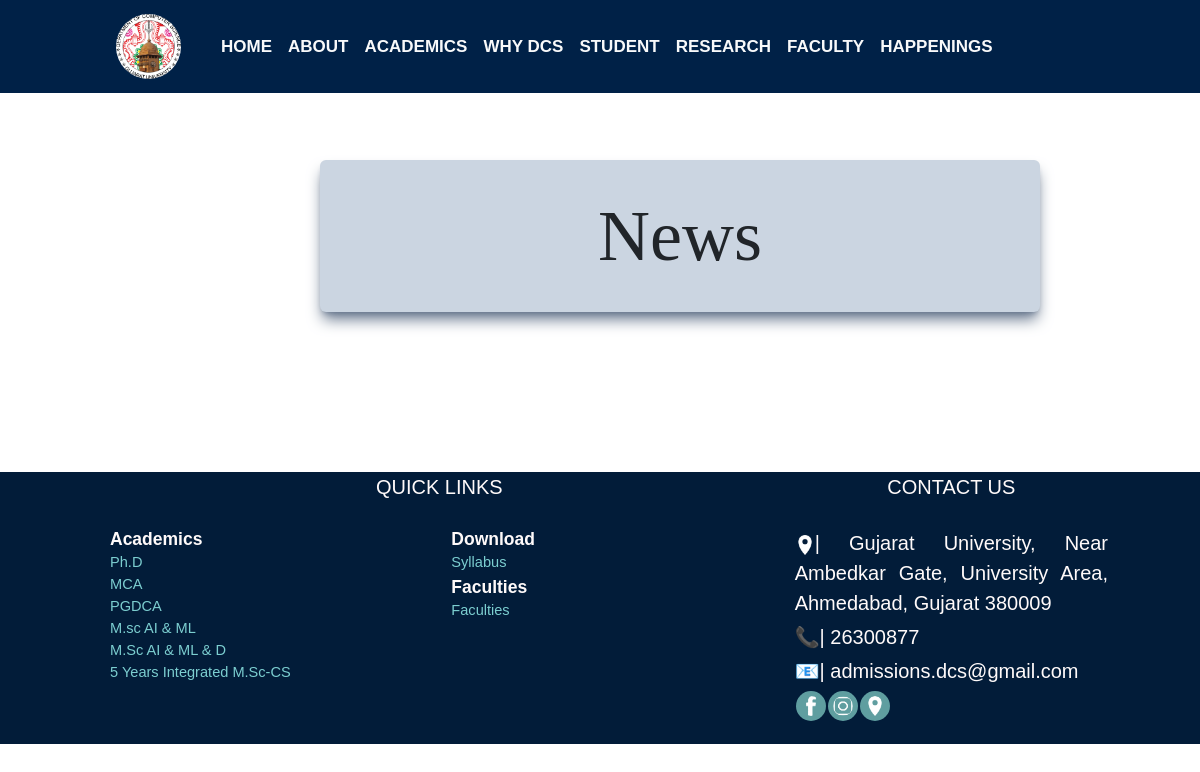
The page /Department/news.php on the database as committed earlier.
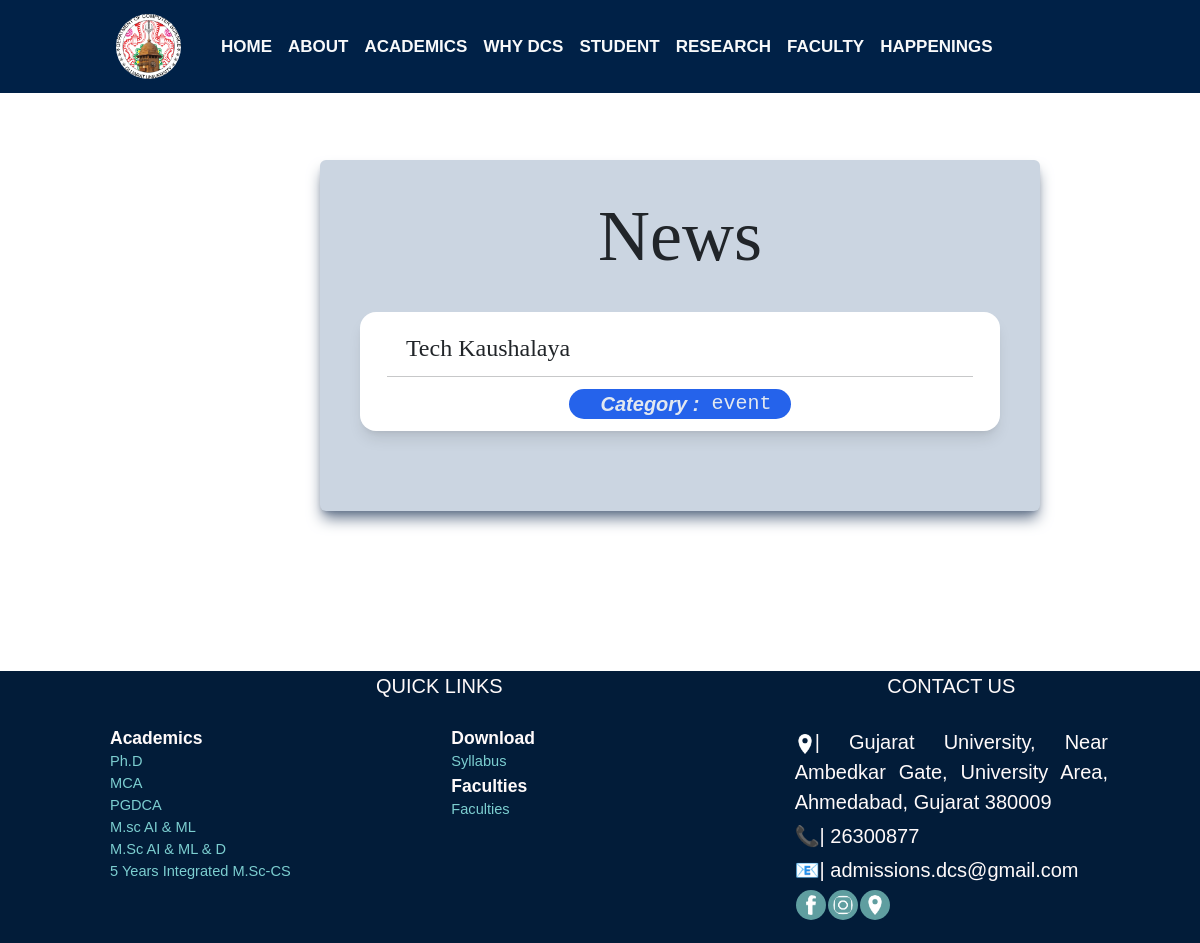
The same page on the database as committed later.
### tables this page shows
CREATE TABLE `news` (
  `news_id` int(11) NOT NULL,
  `news_title` varchar(50) DEFAULT NULL,
  `news_description` text DEFAULT NULL,
  `expire_date` date NOT NULL,
  `news_category_id` int(11) NOT NULL
);

CREATE TABLE `news_category` (
  `news_category_id` int(11) NOT NULL,
  `news_category_type` varchar(50) DEFAULT NULL
);

### Department/news.php (the view, shortened to what this page needs)
<!DOCTYPE html>
<html lang="en">
<head>
    <link rel="stylesheet" href="./links/bs5/bs.min.css">
    <link rel="stylesheet" href="./links/css/tw.css">
    <?php include "links/include/link.php" ?>
</head>
<body>
    <?php include "links/include/header.php" ?>
    <div class=" tw-bg-slate-300 tw-shadow-lg tw-shadow-slate-500 tw-w-3/5 tw-mx-80 tw-p-10 tw-rounded-md tw-m-40" data-aos="flip-left" data-aos-easing="ease-out-cubic" data-aos-duration="3000">
        <div class=" tw-text-center tw-capitalize tw-text-7xl first-letter:tw-font-serif" style="font-family: Brush Script MT;">News </div>
        <?php
        $dns = "mysql:host=localhost;dbname=dcsdb";
        $user = "root";
        $dataBase = new PDO($dns, $user, "");
        $query = "select ns.news_id, ns.news_title, ns.news_description, ns.expire_date, nsc.news_category_type from news ns inner join news_category nsc on ns.news_category_id = nsc.news_category_id order by ns.news_id desc;";
        $resultQuery = $dataBase->prepare($query);
        $resultQuery->execute();
        $rows = $resultQuery->fetchall(PDO::FETCH_ASSOC);
        foreach ($rows as $row) {
        ?>
            <button type="button" style="width:100%" data-bs-toggle="modal" data-bs-target="#modalId<?php echo $row['news_id']; ?>">
                <div class=" tw-flex-col tw-flex tw-h-26 tw-bg-white tw-rounded-2xl tw-my-10 tw-shadow-lg text-dark">
                    <div class="tw-flex tw-flex-row">
                        <div class=" tw-w-2/5 tw-mt-5 tw-items-start tw-font-serif tw-text-2xl">
                            <?php
                            echo $row['news_title'];
                            ?>
                        </div>
                    </div>
                    <hr class=" tw-border-black tw-mx-auto tw-block tw-w-11/12 tw-mt-3">
                    <div class=" tw-flex tw-flex-row tw-my-3 tw-mx-auto tw-bg-blue-600 tw-text-slate-200 tw-px-5 tw-rounded-2xl">
                        <i class=" tw-font-bold tw-mx-3">Category&nbsp;:</i>
                        <div class=" tw-font-mono">
                            <?php
                            echo $row['news_category_type'];
                            ?>
                        </div>
                    </div>
                </div>
            </button>
        <?php
        }
        ?>
    </div>
    <?php include "links/include/footer.php" ?>
</body>
</html>

### Department/links/include/link.php (shortened to what this page needs)
<?php
echo '
<script src="https://ajax.googleapis.com/ajax/libs/jquery/3.6.3/jquery.min.js"></script>
<link rel="stylesheet" href="https://cdnjs.cloudflare.com/ajax/libs/font-awesome/4.7.0/css/font-awesome.min.css">
<script src="https://kit.fontawesome.com/a076d05399.js"></script>
<link rel="stylesheet" href="links/bs5/bootstrap.min.css">
<script src="links/bs5/bootstrap.bundle.min.js"></script>
<link rel="stylesheet" href="./links/css/main.css">
<link rel="stylesheet" href="./links/css/output.css">
<link rel="stylesheet" href="./links/css/global.css">
<title>Depart. of Computer science</title>
<script src="https://unpkg.com/aos@2.3.1/dist/aos.js"></script>
<link href="https://unpkg.com/aos@2.3.1/dist/aos.css" rel="stylesheet">
<link rel="shortcut icon" href="image/logos/logo.webp" type="image/png">
<script>
  AOS.init();
</script>
';

### Department/links/include/header.php (shortened to what this page needs)
<?php
echo ' <nav class="navbar navbar-expand-sm navbar-dark " id="back-color">
        <div class="container flex-start">
            <a class="navbar-brand" href="home.php">
                <img src="image/logos/logo1.webp" alt="Avatar Logo" style="width:65px;border-radius: 50%;">
            </a>
            <button class="navbar-toggler d-lg-none" type="button" style="color: aliceblue;" data-bs-toggle="collapse"
                data-bs-target="#collapsibleNavId" aria-controls="collapsibleNavId" aria-expanded="false"
                aria-label="Toggle navigation">
                <span class="navbar-toggler-icon"></span>
            </button>
            <div class="collapse navbar-collapse" id="collapsibleNavId">
                <ul class="mt-2 navbar-nav me-auto mt-lg-0">
                    <li class="nav-item">
                    <a class="nav-link text-light" href="home.php"><b>HOME</b></a>
                    </li>
                    <li class="nav-item">
                        <a class="nav-link text-light" href="about.php"><b>ABOUT</b></a>
                        <ul>
                            <li><a href="mission&vision.php">Mission & Vision</a></li>
                            <li><a href="#">EPG Pathshala modules</a></li>
                            <li><a href="feedback.php">Feedback system</a></li>
                            <li><a href="student_diversity.php">Catering to Student Diversity</a></li>
                            <li><a href="mentor_mentee.php">Mentor Mentee system</a></li>
                            <li><a href="#">Professional Memberships</a></li>
                        </ul>
                    </li>
                    <li class="nav-item">
                        <a class="nav-link text-light" href="academics.php"><b>ACADEMICS</b></a>
                        <ul>';
echo '</ul>
                    </li>
                    <li class="nav-item">
                        <a class="nav-link text-light" href="event.php"><b>WHY DCS</b></a>
                        <ul>
                            <li><a href="#">State of Art Infrastructure</a></li>
                            <li><a href="placement.php">100% placements</a></li>
                            <li><a href="no_one.php">No 1 in gujarat</a></li>
                            <li><a href="#">Availability of HPC systems</a></li>
                        </ul>
                    </li>
                    <li class="nav-item">
                        <a class="nav-link text-light" href="event.php"><b>STUDENT</b></a>
                        <ul>
                            <li><a href="#">syllabus</a></li>
                            <li><a href="#">results</a></li>
                            <li><a href="#">old papers</a></li>
                        </ul>
                    </li>
                    <li class="nav-item">
                        <a class="nav-link text-light" href="faculty.php"><b>RESEARCH</b></a>
                        <ul>
                            <li><a href="#">projects ongoing</a></li>
                            <li><a href="#">collaborations</a></li>
                            <li><a href="#">research outcomes</a></li>
                            <li><a href="#">awards</a></li>
                        </ul>
                    </li>
                    <li class="nav-item">
                        <a class="nav-link text-light" href="https://www.gujaratuniversity.ac.in/details/18"><b>FACULTY</b></a>
                    </li>
                 <!--  <li class="nav-item">
                        <a class="nav-link text-light" href="broucher.php"><b>COURSES</b></a>
                    </li>-->
                    <li class="nav-item">
                        <a class="nav-link text-light" href="#"><b>HAPPENINGS</b></a>
                        <ul>
                            <li><a href="news.php">News</a></li>
                            <li><a href="event.php">Events</a></li>
                            <li><a href="#">Circular</a></li>
                            <li><a href="#">gallary</a></li>
                        </ul>
                    </li>
</nav>
';
?>

### Department/links/include/footer.php (shortened to what this page needs)
<?php
include "link.php";
echo '<style>
a{
    color:#7cced0;
    text-decoration:none;
}
a:hover
{
    color:white;
}
header{
    width:80px;
}
</style>
<div class="footer">
<div class="container">
    <div class="row">
        <div class="col-lg-8 col-md-6 footer-links">
            <div class="pb-4 ">QUICK LINKS</div>
            <div class="row small">
                <div class="col-lg-6 col-md-6 footer-link text-start">
                    <b>Academics</b>
                    <ul style="font-size: smaller;">
                        <li><a href="phd.php">Ph.D</a></li>
                        <li><a href="mca.php">MCA</a></li>
                        <li><a href="pgdca.php">PGDCA</a></li>
                        <li><a href="aiml.php">M.sc AI & ML</a></li>
                        <li><a href="aimld.php">M.Sc AI & ML & D</a></li>
                        <li><i class="bx bx-chevron-right"></i> <a href="msccs.php">5 Years Integrated M.Sc-CS</a></li>
                    </ul>
                </div>
                <div class="col-lg-6 col-md-6 footer-links text-start">
                    <b>Download</b>
                    <ul style="font-size: smaller;">
                    <li><a
                    href="https://www1.gujaratuniversity.ac.in/custom/student/syllabus">Syllabus</a>
                    </li>
                    </ul>
                    <b>Faculties</b>
                    <ul style="font-size: smaller;">
                    <li><a
                                href="faculty.php">Faculties</a>
                    </li>
                    </ul>
                </div>
            </div>
        </div>
        <div class="col-lg-4 col-md-6 footer-links">
            <div class="pb-4 uppercase ">CONTACT US</div>
            <div class="tdrow">
                <img src="image/logos/imap.webp" style="width:20px; display:inline-block;" >|
                Gujarat University, Near Ambedkar Gate, University Area, Ahmedabad, Gujarat 380009
            </div>
            <div class="tdrow">📞| 26300877</div>
            <div class="tdrow">📧| admissions.dcs@gmail.com</div>
            <div class="tdrow">
                <table>
                    <tr>
                        <td><a rel="noreferrer"
                                href="https://www.facebook.com/M-Sc-Artificial-Intelligence-Machine-Learning-at-Rollwala-GU-654124395030598/"
                                target="_blank"><img class="nav-img" src="image/logos/flogo.png"></a>
                        </td>
                        <td><a rel="noreferrer"
                                href="https://www.instagram.com/msc_computerscience_gu/?next=%2F"
                                target="_blank"><img class="nav-img" src="image/logos/insta.png"></a>
                        </td>
                        <td>
                            <a rel="noreferrer"
                                href="https://www.google.com/maps/place/Department+of+Computer+Science,+Maharshi+Pingal+-+School+of+Advanced+Computing+and+Information+Technology/@23.0362486,72.545091,19.77z/data=!4m5!3m4!1s0x395e859c09adf79f:0xe1d87bc33ed48fe7!8m2!3d23.0360673!4d72.5452956"
                                target="_blank"><img class="nav-img" src="image/logos/imap.webp"></a>
                    </tr>
                </table>
            </div>
        </div>
    </div>
</div>
</div>
';
?>

### Department/links/css/tw.css (style rules this page uses)
html { line-height: 1.5; -webkit-text-size-adjust: 100%; -moz-tab-size: 4; -o-tab-size: 4; tab-size: 4; font-family: ui-sans-serif, system-ui, -apple-system, BlinkMacSystemFont, "Segoe UI", Roboto, "Helvetica Neue", Arial, "Noto Sans", sans-serif, "Apple Color Emoji", "Segoe UI Emoji", "Segoe UI Symbol", "Noto Color Emoji"; font-feature-settings: normal; }
body { margin: 0; line-height: inherit; }
hr { height: 0; color: inherit; border-top-width: 1px; }
a { color: inherit; text-decoration: inherit; }
b, strong { font-weight: bolder; }
table { text-indent: 0; border-color: inherit; border-collapse: collapse; }
button, input, optgroup, select, textarea { font-family: inherit; font-size: 100%; font-weight: inherit; line-height: inherit; color: inherit; margin: 0; padding: 0; }
button, select { text-transform: none; }
button, [type='button'], [type='reset'], [type='submit'] { -webkit-appearance: button; background-color: transparent; background-image: none; }
blockquote, dl, dd, h1, h2, h3, h4, h5, h6, hr, figure, p, pre { margin: 0; }
ol, ul, menu { list-style: none; margin: 0; padding: 0; }
button, [role="button"] { cursor: pointer; }
img, svg, video, canvas, audio, iframe, embed, object { display: block; vertical-align: middle; }
img, video { max-width: 100%; height: auto; }
.tw-m-40 { margin: 10rem; }
.tw-mx-3 { margin-left: 0.75rem; margin-right: 0.75rem; }
.tw-mx-80 { margin-left: 20rem; margin-right: 20rem; }
.tw-mx-auto { margin-left: auto; margin-right: auto; }
.tw-my-10 { margin-top: 2.5rem; margin-bottom: 2.5rem; }
.tw-my-3 { margin-top: 0.75rem; margin-bottom: 0.75rem; }
.tw-mt-3 { margin-top: 0.75rem; }
.tw-mt-5 { margin-top: 1.25rem; }
.tw-block { display: block; }
.tw-flex { display: flex; }
.tw-w-11\/12 { width: 91.666667%; }
.tw-w-2\/5 { width: 40%; }
.tw-w-3\/5 { width: 60%; }
.tw-flex-row { flex-direction: row; }
.tw-flex-col { flex-direction: column; }
.tw-items-start { align-items: flex-start; }
.tw-rounded-2xl { border-radius: 1rem; }
.tw-rounded-md { border-radius: 0.375rem; }
.tw-border-black { --tw-border-opacity: 1; border-color: rgb(0 0 0 / var(--tw-border-opacity)); }
.tw-bg-blue-600 { --tw-bg-opacity: 1; background-color: rgb(37 99 235 / var(--tw-bg-opacity)); }
.tw-bg-slate-300 { --tw-bg-opacity: 1; background-color: rgb(203 213 225 / var(--tw-bg-opacity)); }
.tw-bg-white { --tw-bg-opacity: 1; background-color: rgb(255 255 255 / var(--tw-bg-opacity)); }
.tw-p-10 { padding: 2.5rem; }
.tw-px-5 { padding-left: 1.25rem; padding-right: 1.25rem; }
.tw-text-center { text-align: center; }
.tw-font-mono { font-family: ui-monospace, SFMono-Regular, Menlo, Monaco, Consolas, "Liberation Mono", "Courier New", monospace; }
.tw-font-serif { font-family: ui-serif, Georgia, Cambria, "Times New Roman", Times, serif; }
.tw-text-2xl { font-size: 1.5rem; line-height: 2rem; }
.tw-text-7xl { font-size: 4.5rem; line-height: 1; }
.tw-font-bold { font-weight: 700; }
.tw-capitalize { text-transform: capitalize; }
.tw-text-slate-200 { --tw-text-opacity: 1; color: rgb(226 232 240 / var(--tw-text-opacity)); }
.tw-shadow-lg { --tw-shadow: 0 10px 15px -3px rgb(0 0 0 / 0.1), 0 4px 6px -4px rgb(0 0 0 / 0.1); --tw-shadow-colored: 0 10px 15px -3px var(--tw-shadow-color), 0 4px 6px -4px var(--tw-shadow-color); box-shadow: var(--tw-ring-offset-shadow, 0 0 #0000), var(--tw-ring-shadow, 0 0 #0000), var(--tw-shadow); }
.tw-shadow-slate-500 { --tw-shadow-color: #64748b; --tw-shadow: var(--tw-shadow-colored); }
.first-letter\:tw-font-serif::first-letter { font-family: ui-serif, Georgia, Cambria, "Times New Roman", Times, serif; }

### Department/links/css/global.css (style rules this page uses)
body { font-family: Arial, Helvetica, sans-serif; font-size: 20px; }

### Department/links/include/footer.php (style rules this page uses)
a { color:#7cced0; text-decoration:none; }

Rows that differ between the two databases and show on the page:
added news: news_title "Tech Kaushalaya", news_category.news_category_type "event"
